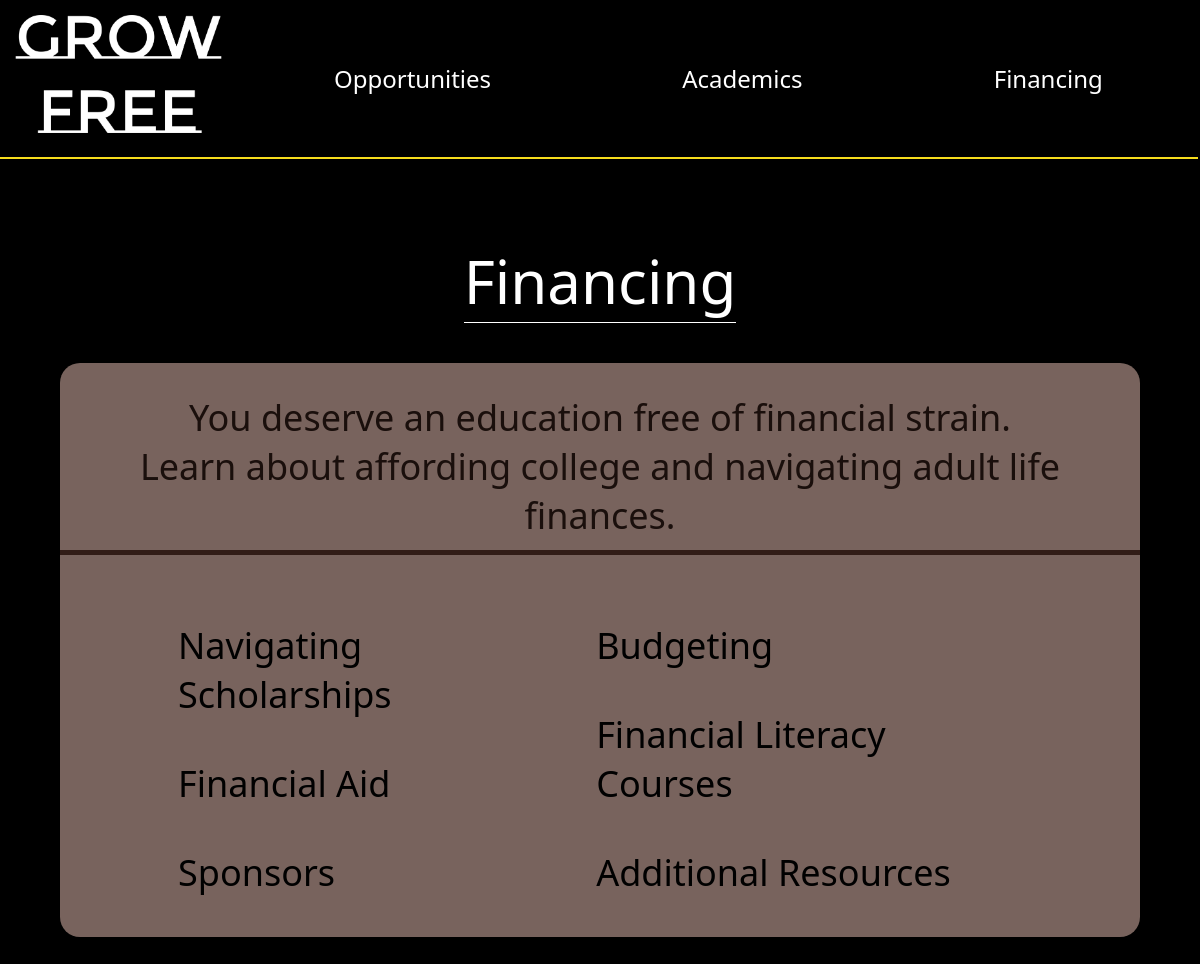
The page /finance on the database as committed earlier.
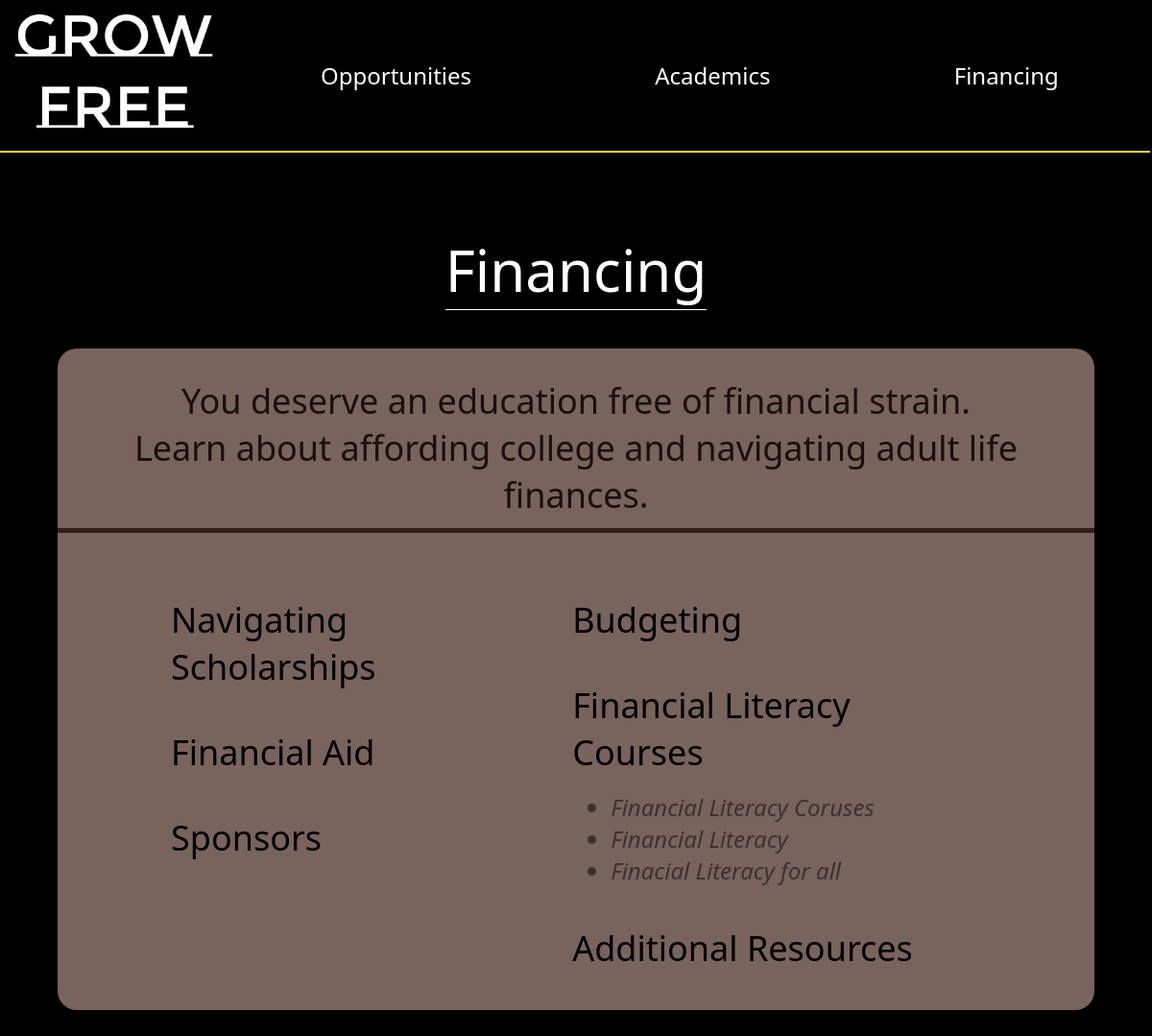
The same page on the database as committed later.
### base/models.py (models this page shows, shortened)
class college_help(models.Model):
    name = models.CharField(max_length=300)
    url = models.URLField()
    resource_type = models.CharField(max_length=100 , choices=college_resource_type)
    topic = models.CharField(max_length=200 , choices=college_resource_topic)

### base/views.py (the view)
# urls.py: path('finance' , views.finance , name="finance")
def finance(request):
    context = {
        "data" : models.college_help.objects.filter(resource_type="finance")}
    return render(request, "financing.html" , context)

### templates/financing.html (shortened to what this page needs)
{% load static %}
<!DOCTYPE html>
<html lang="en">
<head>
  <link rel="stylesheet" href="{% static 'css/financing.css' %}">
</head>
<body>
  <div>
  <div class="navBar" id="navBar">
  <a href="{% url 'index' %}">
        <img src="{% static '/assets/logo.png' %} " alt="logo" id="logo">
      </a>
    <nav>
      <a href="{% url 'resources' %}">Opportunities</a>
      <a href="{% url 'academics' %}">Academics</a>
      <a href="{% url 'finance' %}">Financing</a>
    </nav>
  </div>
    </div>
    <div class="container">
      <h1>Financing</h1>
      <div class="bg">
        <h2>
          You deserve an education free of financial strain.</br>
          Learn about affording college and navigating adult life finances.
        </h2>
        <row class="main">
          <div class="leftSide">
            <div class="section">
            <h3>Navigating Scholarships</h3>
          </div>
            <div class="section">
              <h3>Financial Aid</h3>
            </div>
            <div class="section">
              <h3>Sponsors</h3>
            </div>
          </div>
          <div class="rightSide">
            <div class="section">
              <h3>Budgeting</h3>
            </div>
            <div class="section">
              <h3>Financial Literacy Courses</h3>
              <ul>
              {% for i in data %}
              {% if i.topic == "Financial_Literacy_Courses" %}
                <li><a href="{{ i.url }}">{{i.name}}</a></li>
              {%endif %}
              {% endfor %}
              </ul>
            </div>
            <div class="section">
              <h3>Additional Resources</h3>
            </div>
          </div>
        </row>
      </div>
    </div>
</body>
</html>

Rows that differ between the two databases and show on the page:
added college_help: name "Financial Literacy Coruses"
added college_help: name "Financial Literacy"
added college_help: name "Finacial Literacy for all"
